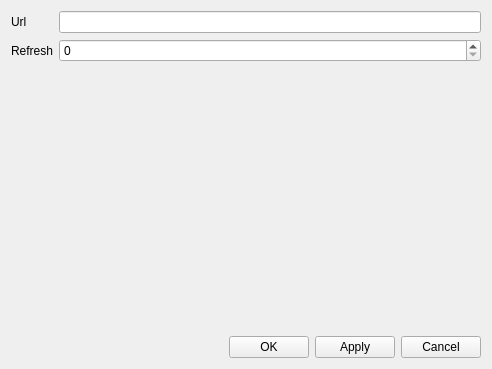
<?xml version="1.0" encoding="UTF-8"?>
<ui version="4.0">
 <class>SettingsDialog</class>
 <widget class="MdiChild" name="SettingsDialog">
  <property name="geometry">
   <rect>
    <x>0</x>
    <y>0</y>
    <width>492</width>
    <height>369</height>
   </rect>
  </property>
  <property name="windowTitle">
   <string>Form</string>
  </property>
  <layout class="QVBoxLayout" name="verticalLayout">
   <item>
    <layout class="QFormLayout" name="formLayout">
     <item row="0" column="0">
      <widget class="QLabel" name="label_3">
       <property name="text">
        <string>Url</string>
       </property>
      </widget>
     </item>
     <item row="0" column="1">
      <widget class="QLineEdit" name="urlEdit"/>
     </item>
     <item row="1" column="0">
      <widget class="QLabel" name="label">
       <property name="text">
        <string>Refresh</string>
       </property>
      </widget>
     </item>
     <item row="1" column="1">
      <widget class="QSpinBox" name="refreshEdit"/>
     </item>
    </layout>
   </item>
   <item>
    <spacer name="verticalSpacer">
     <property name="orientation">
      <enum>Qt::Vertical</enum>
     </property>
     <property name="sizeHint" stdset="0">
      <size>
       <width>20</width>
       <height>40</height>
      </size>
     </property>
    </spacer>
   </item>
   <item>
    <layout class="QHBoxLayout" name="horizontalLayout">
     <item>
      <spacer name="horizontalSpacer">
       <property name="orientation">
        <enum>Qt::Horizontal</enum>
       </property>
       <property name="sizeHint" stdset="0">
        <size>
         <width>40</width>
         <height>20</height>
        </size>
       </property>
      </spacer>
     </item>
     <item>
      <widget class="QPushButton" name="okButton">
       <property name="text">
        <string>OK</string>
       </property>
      </widget>
     </item>
     <item>
      <widget class="QPushButton" name="applyButton">
       <property name="text">
        <string>Apply</string>
       </property>
      </widget>
     </item>
     <item>
      <widget class="QPushButton" name="cancelButton">
       <property name="text">
        <string>Cancel</string>
       </property>
      </widget>
     </item>
    </layout>
   </item>
  </layout>
 </widget>
 <customwidgets>
  <customwidget>
   <class>MdiChild</class>
   <extends>QWidget</extends>
   <header>../api/api.h</header>
   <container>1</container>
  </customwidget>
 </customwidgets>
 <resources/>
 <connections/>
</ui>
